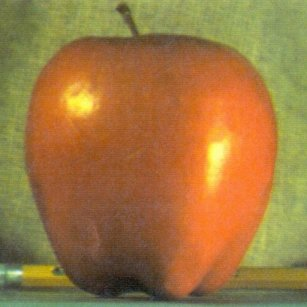
#> input picture apple.jpg, 307 x 307 px
$ python pyramid2.py
#> lines starting #> are read from the running program, lines starting #| are printed output that depends on the picture; after the words box and inside, x2 and y2 are one past the last pixel; in counts of white or black regions, pixels touching at a corner belong together
import cv2 as cv
import numpy as np
from matplotlib import pyplot as plt

def generate_gaussian_pyramid(img, levels): # 레벨 총개수. 원본 : 0부터 시작
    GP = [img] # 0 level.

    for i in range(1,levels):
        img_lower = cv.pyrDown(GP[-1])
        GP.append(img_lower)

    return GP

def generate_laplacian_pyramid(GP):
    # 라플라시안 피라미드는 각 레벨에서 하이프리퀀시 추출한 피라미드임.

    # 현재레벨 라플라시안 = [현재 레벨] - [1증가된 레벨]
    levels = len(GP)
    LP = []

    for i in range(levels - 1, 0, -1): # 0레벨에서 시작한다고 생각x
                                       # 마지막 레벨에서 시작해서 1레벨까지.
        img_higher = cv.pyrUp(GP[i], None, GP[i-1].shape[:2][::-1]) # w,h 생각.
        img_lap = cv.subtract(GP[i-1], img_higher) * 10
        LP.append(img_lap)

    LP.reverse()
    return LP


def generate_pyramid_composition_image(Pimgs):
    # Pimg = 가우시안 피라미드 이미지

    levels = len(Pimgs)
    rows, cols = Pimgs[0].shape[:2]

    # 사이즈가 만약 안맞더라도 반올림해서 더함! 이러면 0 or 1 더해져서 오류 잡힘.
    composite_image = np.zeros((rows, cols + int(cols / 2 + 0.5), 3), dtype=Pimgs[0].dtype)

    # 원본 스근하게 채워주고.
    composite_image[:rows, :cols, :] = Pimgs[0]

    # stack all downsampled images in a column to the right of the original
    i_row = 0
    for p in Pimgs[1:]:
        n_rows, n_cols = p.shape[:2]
        composite_image[i_row : i_row + n_rows, cols : cols + n_cols] = p
        i_row += n_rows    # 행은 계속 누적됨, 열은 매번 원본이미지에서 시작!

    return composite_image


# openCV는 bgr순으로 넘파이 배열에 저장한다.
img = cv.imread("apple.jpg")
#> img is the input picture: shape (307, 307, 3); mean B, G, R 64.8, 119.7, 159

# 사이즈 확인
print(img.shape)
#| (307, 307, 3)

# 다운스케일 절반으로 줄음. 이때 홀수 값이라면 오차가 일어남! (반올림 해버림.)
img_lower_res = cv.pyrDown(img)
print(img_lower_res.shape)
#| (154, 154, 3)

# 다운스케일 직접 구현
# 1 가우시안 블러링 적용.
# 2 sub sampling, rescale 함수 활용

# 업스케일링 - 기존 이미지와 다를 수 있다. 홀수면!!!
img_higher_res1 = cv.pyrUp(img_lower_res)
print(img_higher_res1.shape)
#| (308, 308, 3)

# -> 직접 사이즈를 지정해서 업스케일링하자.
# # 사이즈 : (width, height)이기에 y,x 관점을 바꿔야함.
img_higher_res2 = cv.pyrUp(img_lower_res,None, img.shape[0:2][::-1])
print(img_higher_res2.shape)
#| (307, 307, 3)


GP = generate_gaussian_pyramid(img, 6) # 6레벨 피라미드 이미지 배열 생성.
#> after the loop in generate_gaussian_pyramid, `for i in range(1,levels):`: GP = 6 items
#> GP = 6 items
LP = generate_laplacian_pyramid(GP)
#> in generate_laplacian_pyramid, `levels = len(GP)`: levels = 6
#> the loop in generate_laplacian_pyramid, `for i in range(levels - 1, 0, -1):` made 5 passes
#> pass 1, in generate_laplacian_pyramid, `img_higher = cv.pyrUp(GP[i], None, GP[i-1].shape[:2][::-1])`:
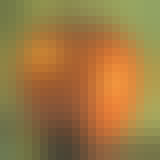
#> img_higher: shape (20, 20, 3) (shown 8 times larger); mean of channels 0, 1, 2 65.4, 120.4, 157.2; drawn as B, G, R
#> pass 2, in generate_laplacian_pyramid, `img_lap = cv.subtract(GP[i-1], img_higher) * 10`:
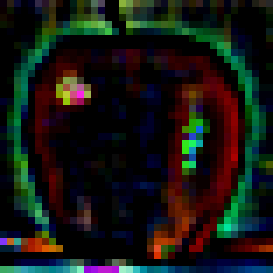
#> img_lap: shape (39, 39, 3) (shown 7 times larger); mean of channels 0, 1, 2 19.3, 24, 22.2; drawn as B, G, R
#> after the loop in generate_laplacian_pyramid, `for i in range(levels - 1, 0, -1):`: LP = 5 items
#> LP = 5 items

img_GP_pistack = generate_pyramid_composition_image(GP)
#> in generate_pyramid_composition_image, `levels = len(Pimgs)`: levels = 6
#> in generate_pyramid_composition_image, `composite_image[:rows, :cols, :] = Pimgs[0]`:
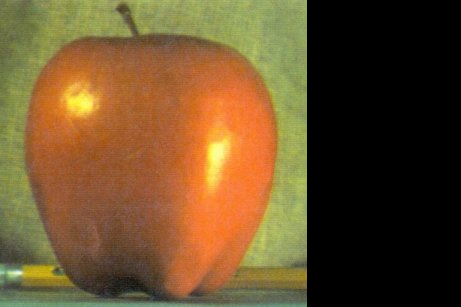
#> composite_image: shape (307, 461, 3); mean of channels 0, 1, 2 43.1, 79.7, 105.9; drawn as B, G, R
#> the loop in generate_pyramid_composition_image, `for p in Pimgs[1:]:` made 5 passes
#> (n_rows, n_cols, i_row) on passes 1 to 5: (154, 154, 154), (77, 77, 231), (39, 39, 270), (20, 20, 290), (10, 10, 300)
#> after the loop in generate_pyramid_composition_image, `for p in Pimgs[1:]:`:
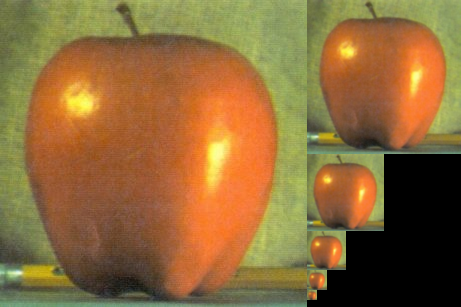
#> composite_image: shape (307, 461, 3); mean of channels 0, 1, 2 57.7, 106.5, 141.4; drawn as B, G, R
#> after the loop in generate_pyramid_composition_image, `for p in Pimgs[1:]:`: i_row = 300
img_LP_pistack = generate_pyramid_composition_image(LP)
#> in generate_pyramid_composition_image (call 2), `levels = len(Pimgs)`: levels = 5
#> in generate_pyramid_composition_image (call 2), `composite_image[:rows, :cols, :] = Pimgs[0]`:
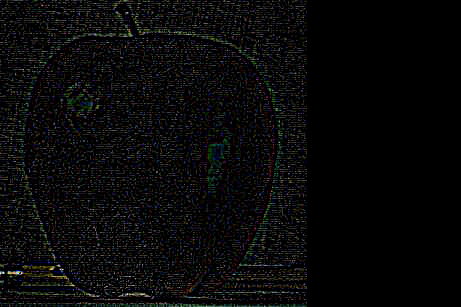
#> composite_image: shape (307, 461, 3); mean of channels 0, 1, 2 9, 8.9, 8.7; drawn as B, G, R
#> the loop in generate_pyramid_composition_image (call 2), `for p in Pimgs[1:]:` made 4 passes
#> after the loop in generate_pyramid_composition_image (call 2), `for p in Pimgs[1:]:`:
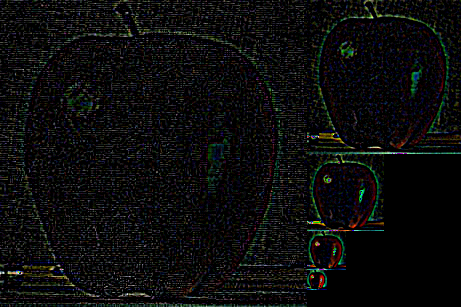
#> composite_image: shape (307, 461, 3); 14.04% of pixels changed, all inside (x1, y1, x2, y2) = (307, 0, 461, 290); drawn as B, G, R
#> after the loop in generate_pyramid_composition_image (call 2), `for p in Pimgs[1:]:`: i_row = 290

cv.imshow("GPI",img_GP_pistack)
cv.imshow("LPI",img_LP_pistack)


plt.subplot(2,2,1)
plt.imshow(img[...,::-1]) # 마지막 컬러 배열 값 bgr을 rgb로 읽어라.
plt.title("original")

plt.subplot(2,2,2)
plt.imshow(img_lower_res[...,::-1]) # 마지막 컬러 배열 값 bgr을 rgb로 읽어라.
plt.title("lower")

plt.subplot(2,2,3)
plt.imshow(img_higher_res2[...,::-1]) # 마지막 컬러 배열 값 bgr을 rgb로 읽어라.
plt.title("higher")

plt.subplot(2,2,4)
plt.imshow(cv.subtract(img[...,::-1], img_higher_res2[...,::-1])) # 마지막 컬러 배열 값 bgr을 rgb로 읽어라.
plt.title("img - higher = HighFrequency")

plt.show()
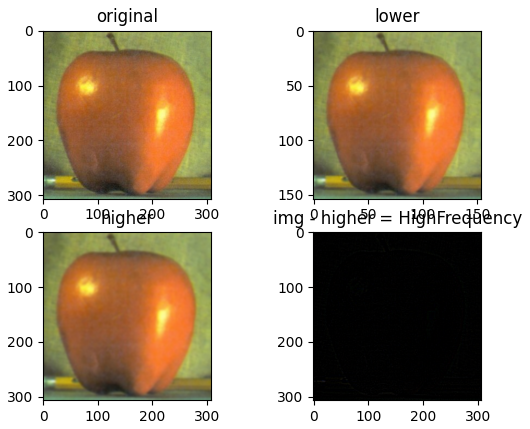
#> figure drawn by matplotlib, 4 panels
